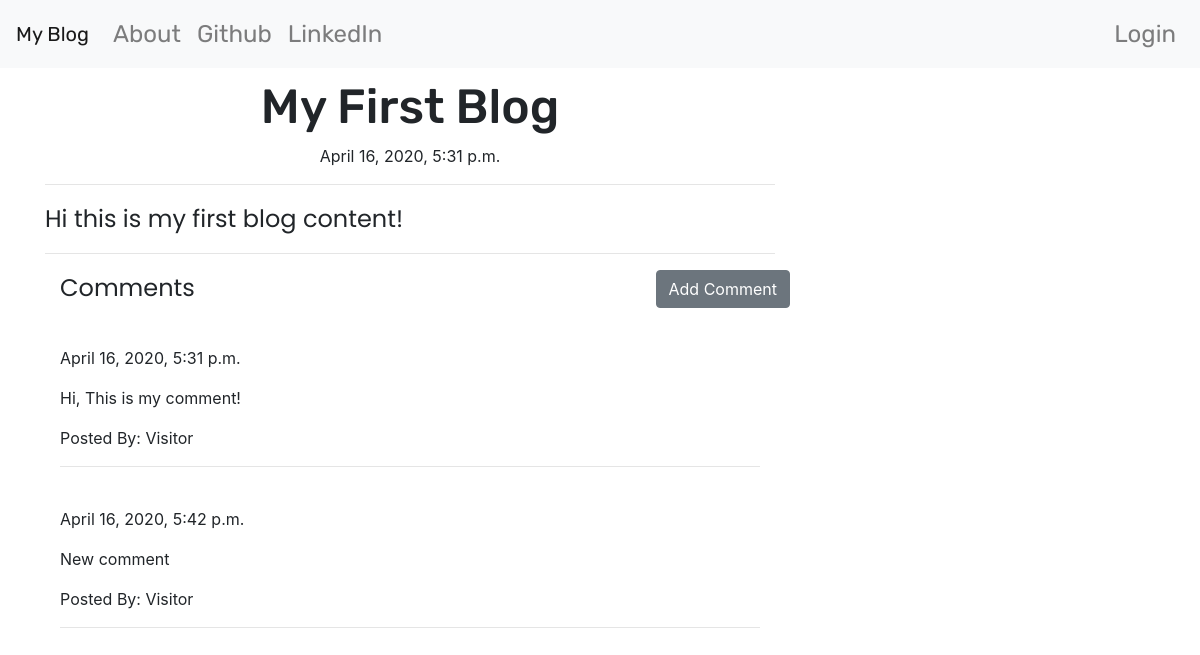
The app's page /post/4 with its own data.
### blog/models.py (models this page shows, shortened)
class Post(models.Model):
    author = models.ForeignKey('auth.User', on_delete=models.CASCADE)
    title = models.CharField(max_length=200)
    text = models.TextField()
    created_date = models.DateTimeField(default=timezone.now)
    published_date = models.DateTimeField(blank=True,null=True)

class Comment(models.Model):
    post = models.ForeignKey('blog.Post', related_name='comments', on_delete=models.CASCADE)
    author = models.CharField(max_length=200)
    text = models.TextField()
    created_date = models.DateTimeField(default=timezone.now)
    approved_comment = models.BooleanField(default=False)

### blog/views.py (the view)
# urls.py: path('post/<int:pk>',views.PostDetailView.as_view(), name='post_detail'),
class PostDetailView(DetailView):
    model = Post

### blog/templates/blog/post_detail.html (shortened to what this page needs)
{% extends "blog/base.html" %}
{% block content %}
  <h1 class="posttitle loader">{{post.title}}</h1>
  {% if post.published_date %}
    <div class="date postdate">
      {{post.published_date}}
    </div>
  {% else %}
    <a class="btn btn-secondary" href="{% url 'post_publish' pk=post.pk %}">Publish</a>
  {% endif %}
  <hr>
  <p class="postcontent">{{post.text|safe|linebreaksbr}}</p>
  <hr>
  <a class="btn btn-secondary btn-comment" href="{% url 'add_comment_to_post' pk=post.pk %}">Add Comment</a>
  <div class="container">
    <p class="postcontent">Comments</p>
    {% for comment in post.comments.all %}
      <br>
      {% if user.is_authenticated or comment.approved_comment %}
        {{comment.created_date}}
        <p>{{comment.text|safe|linebreaks}}</p>
        <p>Posted By: {{comment.author}}</p>
        <hr>
      {% endif %}
      {% empty %}
      <p>No Comments!</p>
    {% endfor %}
  </div>
{% endblock %}

### blog/templates/blog/base.html (shortened to what this page needs)
<!DOCTYPE html>
{% load static %}
<html lang="en" dir="ltr">
  <head>
    <link rel="stylesheet" href="https://stackpath.bootstrapcdn.com/bootstrap/4.4.1/css/bootstrap.min.css">
    <link rel="stylesheet" href="//cdn.jsdelivr.net/npm/medium-editor@latest/dist/css/medium-editor.min.css" type="text/css" media="screen" charset="utf-8">
    <link rel="stylesheet" href="{% static 'css/blog.css' %}">
  </head>
  <body class="loader">
    <nav class="navbar navbar-expand-lg navbar-light bg-light techfont custom-navbar">
      <a class="navbar-brand" href="{% url 'post_list' %}">My Blog</a>
      <div class="collapse navbar-collapse" id="navbarNavAltMarkup">
        <div class="navbar-nav">
          <a class="nav-item nav-link" href="{% url 'blog_about' %}">About</a>
          <a class="nav-item nav-link" href="https://www.github.com">Github</a>
          <a class="nav-item nav-link" href="https://www.linkedin.com">LinkedIn</a>
        </div>
        <div class="navbar-nav navbar-right ml-auto">
          {% if user.is_authenticated %}
            <a class="nav-item nav-link" href="{% url 'post_new' %}">New Post</a>
            <a class="nav-item nav-link" href="{% url 'post_draft_list' %}">Drafts</a>
            <a class="nav-item nav-link" href="{% url 'logout' %}?next=/">Log Out</a>
            <a class="nav-item nav-link">Welcome: {{user.username}}</a>
          {% else %}
            <a class="nav-item nav-link " href="{% url 'login' %}">Login</a>
          {% endif %}
        </div>
      </div>
    </nav>
    <div class="content container">
      <div class="row">
        <div class="col-md-8">
          <div class="blog_posts">
            {% block content %}
            {% endblock %}
          </div>
        </div>
      </div>
    </div>
  </body>
</html>

### blog/static/css/blog.css (style rules this page uses)
.techfont { font-family: 'Rubik', sans-serif; font-size: 1.5em; margin-bottom: 10px; }
.postdate { text-align: center; }
.posttitle { font-family: 'Rubik', sans-serif; font-size: 3em; text-align: center; }
.postcontent { font-family: 'Poppins', sans-serif; font-size: 1.5em; }
.btn-comment { position: absolute; right: 0px; }
.loader { filter:hue-rotate(0deg); color: linear-gradient(45deg,#0f8,#08f); animation:hue 5000ms infinite linear; }

### records on screen
Post: title "My First Blog", published_date "April 16, 2020, 5:31 p.m.", text "Hi this is my first blog content!"
Comment: created_date "April 16, 2020, 5:31 p.m.", text "Hi, This is my comment!", author "Visitor"
Comment: created_date "April 16, 2020, 5:42 p.m.", text "New comment", author "Visitor"
